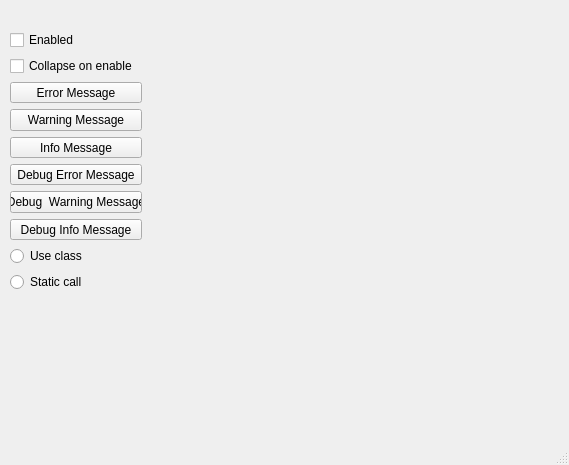
<?xml version="1.0" encoding="UTF-8"?>
<ui version="4.0">
 <class>MainWindow</class>
 <widget class="QMainWindow" name="MainWindow">
  <property name="geometry">
   <rect>
    <x>0</x>
    <y>0</y>
    <width>569</width>
    <height>465</height>
   </rect>
  </property>
  <property name="windowTitle">
   <string>Test Window</string>
  </property>
  <widget class="QWidget" name="centralwidget">
   <widget class="QWidget" name="">
    <property name="geometry">
     <rect>
      <x>10</x>
      <y>30</y>
      <width>132</width>
      <height>262</height>
     </rect>
    </property>
    <layout class="QVBoxLayout" name="verticalLayout">
     <item>
      <widget class="QCheckBox" name="enabled_message">
       <property name="text">
        <string>Enabled</string>
       </property>
      </widget>
     </item>
     <item>
      <widget class="QCheckBox" name="collapse_on_enable">
       <property name="text">
        <string>Collapse on enable</string>
       </property>
      </widget>
     </item>
     <item>
      <widget class="QPushButton" name="error_message">
       <property name="text">
        <string>Error Message</string>
       </property>
      </widget>
     </item>
     <item>
      <widget class="QPushButton" name="warning_message">
       <property name="text">
        <string>Warning Message</string>
       </property>
      </widget>
     </item>
     <item>
      <widget class="QPushButton" name="info_massage">
       <property name="text">
        <string>Info Message</string>
       </property>
      </widget>
     </item>
     <item>
      <widget class="QPushButton" name="debug_error_message">
       <property name="text">
        <string>Debug Error Message</string>
       </property>
      </widget>
     </item>
     <item>
      <widget class="QPushButton" name="debug_warning_message">
       <property name="text">
        <string>Debug  Warning Message</string>
       </property>
      </widget>
     </item>
     <item>
      <widget class="QPushButton" name="debug_info_message">
       <property name="text">
        <string>Debug Info Message</string>
       </property>
      </widget>
     </item>
     <item>
      <widget class="QRadioButton" name="use_class">
       <property name="text">
        <string>Use class</string>
       </property>
      </widget>
     </item>
     <item>
      <widget class="QRadioButton" name="static_call">
       <property name="text">
        <string>Static call</string>
       </property>
      </widget>
     </item>
    </layout>
   </widget>
  </widget>
  <widget class="QMenuBar" name="menubar">
   <property name="geometry">
    <rect>
     <x>0</x>
     <y>0</y>
     <width>569</width>
     <height>21</height>
    </rect>
   </property>
  </widget>
  <widget class="QStatusBar" name="statusbar"/>
 </widget>
 <resources/>
 <connections/>
</ui>
